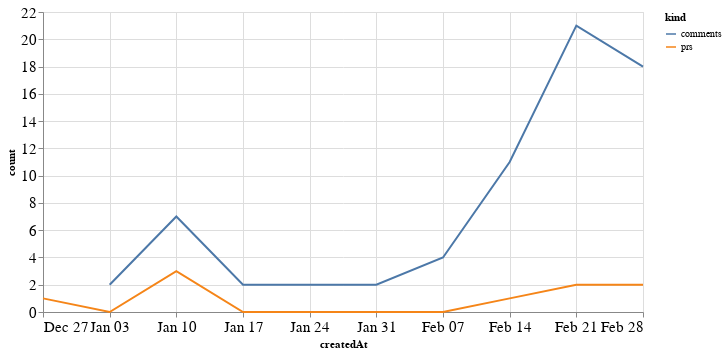

Source (notebook cell):
### Code cell
alt.Chart(total_time, width=600).mark_line().encode(
    x='createdAt',
    y='count',
    color='kind'
)

### Figure 1 — Vega-Lite specification as saved in the notebook (floating-point values rounded to 4 significant figures)
{"config": {"axisLeft": {"labelFontSize": 15}, "axisBottom": {"labelFontSize": 15}}, "data": {"name": "data-a915aaa11b49b7748aec44ab4232d43d"}, "mark": "line", "encoding": {"color": {"type": "nominal", "field": "kind"}, "x": {"type": "temporal", "field": "createdAt"}, "y": {"type": "quantitative", "field": "count"}}, "width": 600, "$schema": "https://vega.github.io/schema/vega-lite/v4.8.1.json", "datasets": {"data-a915aaa11b49b7748aec44ab4232d43d": [{"createdAt": "2020-12-27T00:00:00", "kind": "prs", "count": 1.0}, {"createdAt": "2021-01-03T00:00:00", "kind": "prs", "count": 0.0}, {"createdAt": "2021-01-10T00:00:00", "kind": "prs", "count": 3.0}, {"createdAt": "2021-01-17T00:00:00", "kind": "prs", "count": 0.0}, {"createdAt": "2021-01-24T00:00:00", "kind": "prs", "count": 0.0}, {"createdAt": "2021-01-31T00:00:00", "kind": "prs", "count": 0.0}, {"createdAt": "2021-02-07T00:00:00", "kind": "prs", "count": 0.0}, {"createdAt": "2021-02-14T00:00:00", "kind": "prs", "count": 1.0}, {"createdAt": "2021-02-21T00:00:00", "kind": "prs", "count": 2.0}, {"createdAt": "2021-02-28T00:00:00", "kind": "prs", "count": 2.0}, {"createdAt": "2020-12-27T00:00:00", "kind": "comments", "count": null}, {"createdAt": "2021-01-03T00:00:00", "kind": "comments", "count": 2.0}, {"createdAt": "2021-01-10T00:00:00", "kind": "comments", "count": 7.0}, {"createdAt": "2021-01-17T00:00:00", "kind": "comments", "count": 2.0}, {"createdAt": "2021-01-24T00:00:00", "kind": "comments", "count": 2.0}, {"createdAt": "2021-01-31T00:00:00", "kind": "comments", "count": 2.0}, {"createdAt": "2021-02-07T00:00:00", "kind": "comments", "count": 4.0}, {"createdAt": "2021-02-14T00:00:00", "kind": "comments", "count": 11.0}, {"createdAt": "2021-02-21T00:00:00", "kind": "comments", "count": 21.0}, {"createdAt": "2021-02-28T00:00:00", "kind": "comments", "count": 18.0}]}}
